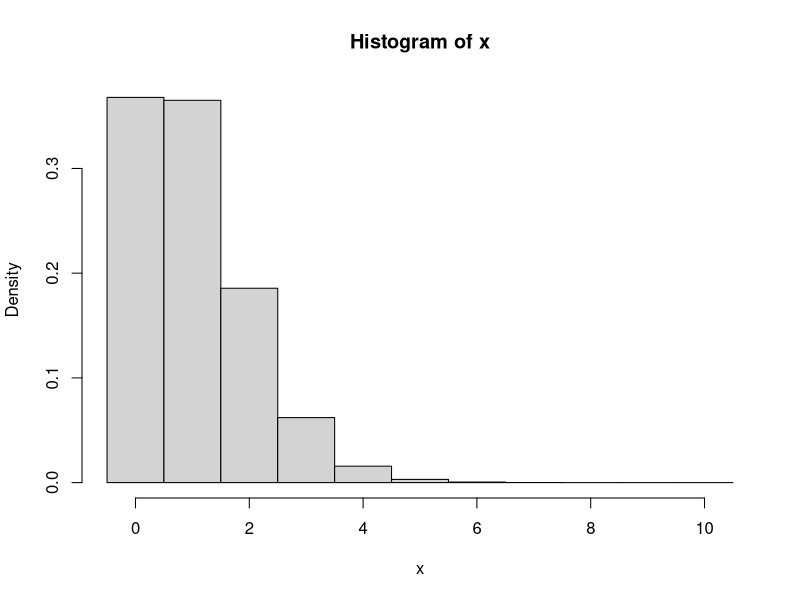
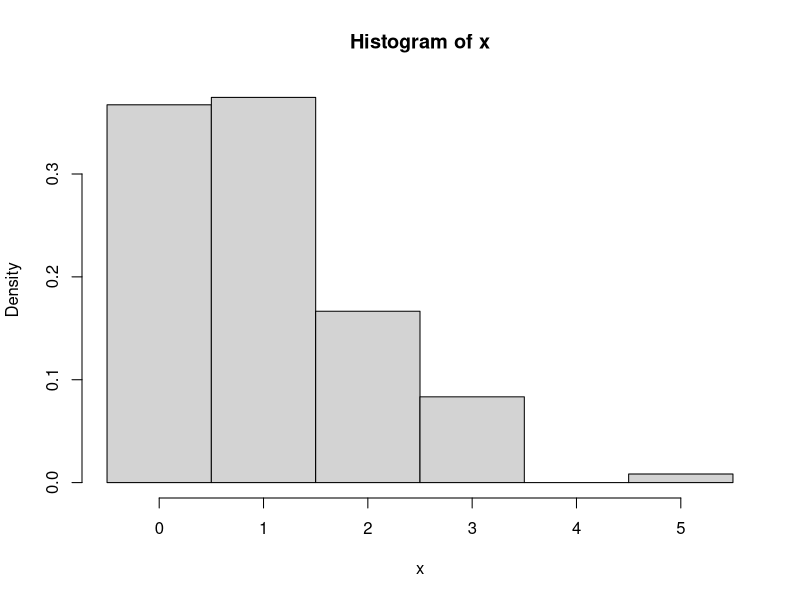
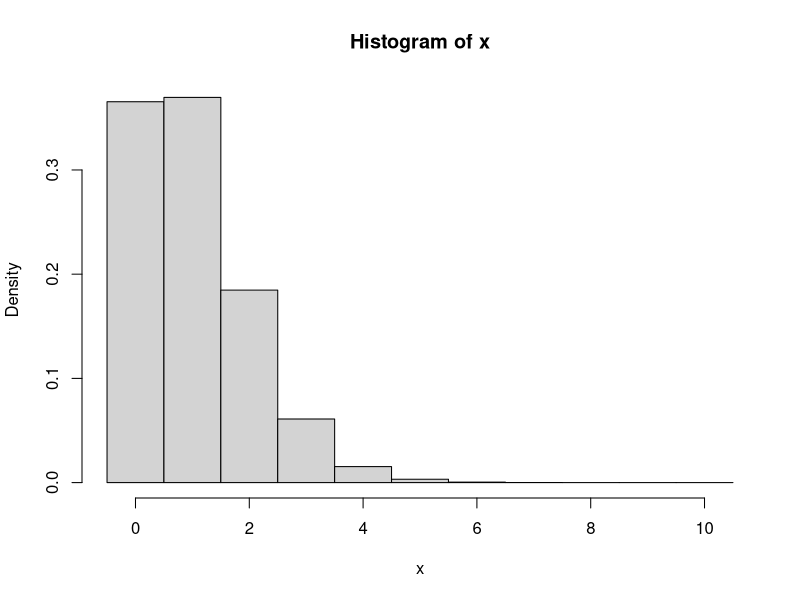
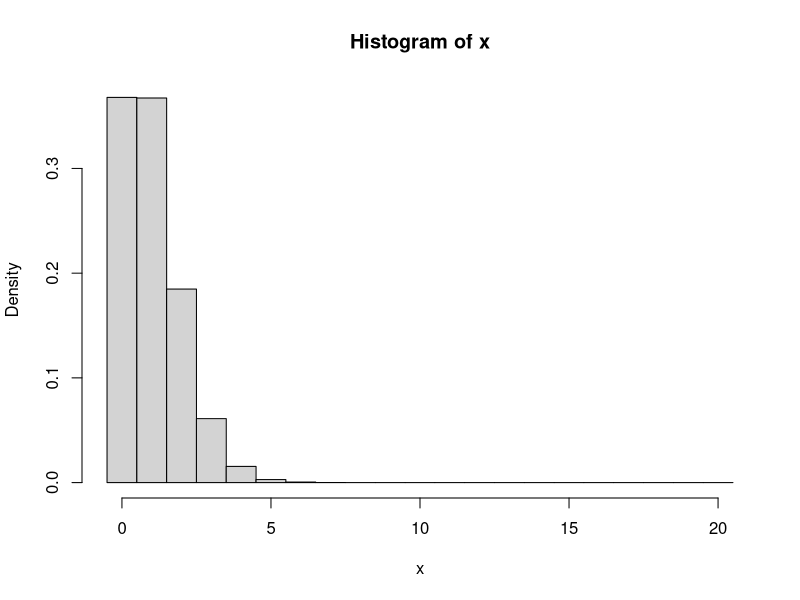
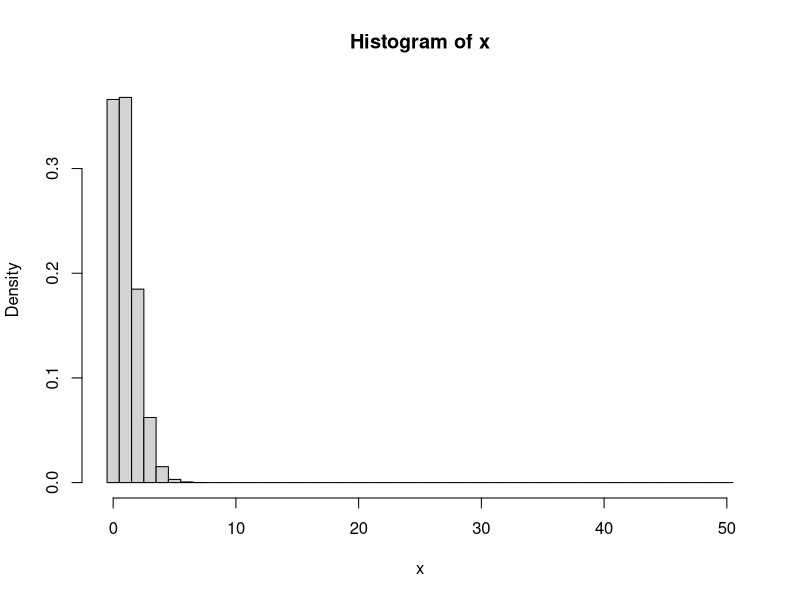
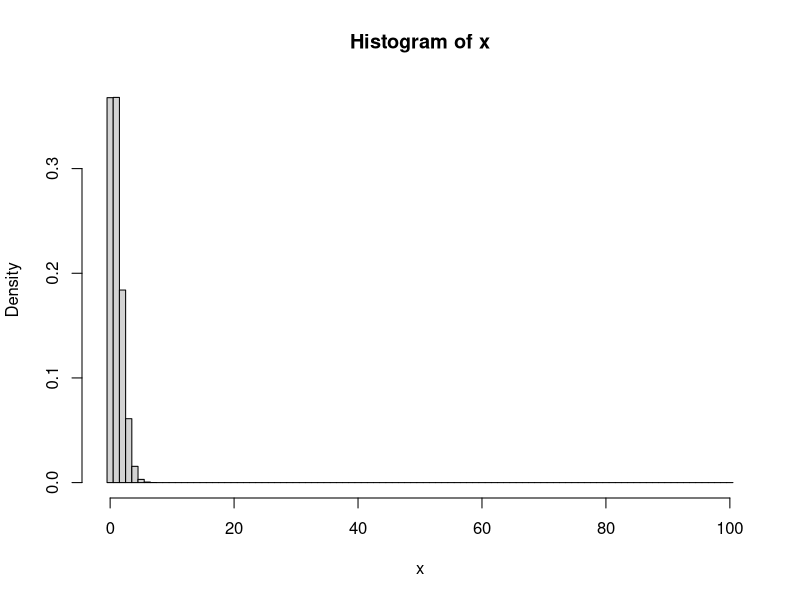
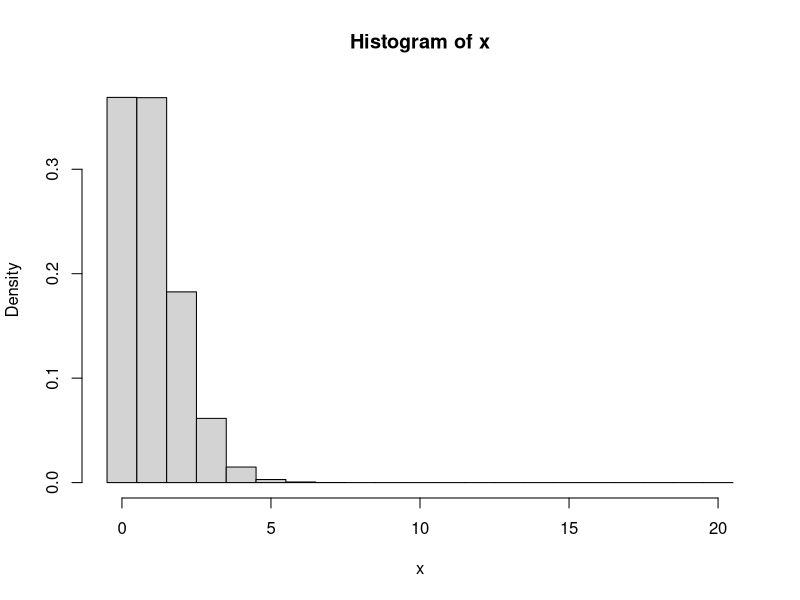
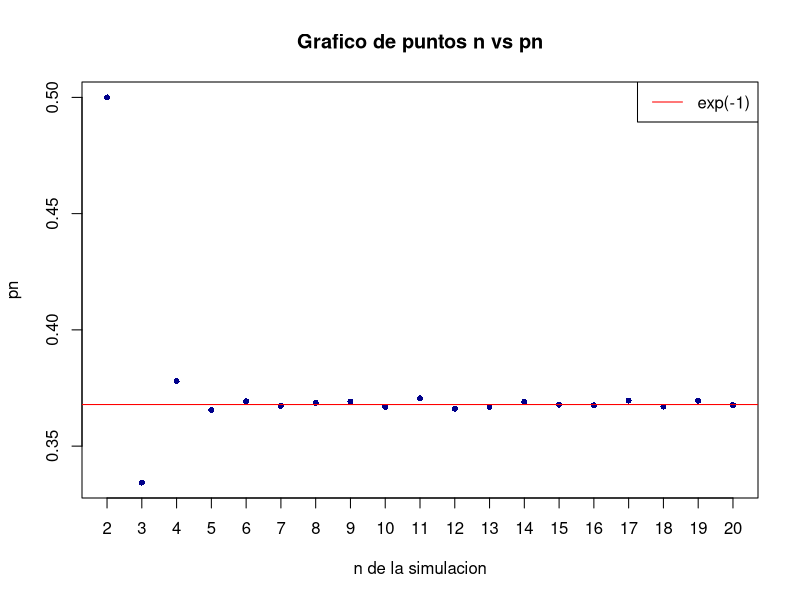

R code for these plots, in order:
# -----------------------------------------------------------------------------

# Modelado y Simulacion - TUIA - TP 01 - Donnarumma Cesar Julian

# Ejercicios Practicos

# -----------------------------------------------------------------------------

# -----------------------------------------------------------------------------

# Practica 01 - Ejercicio 8: Coincidencia de items

# Sobre una mesa hay diez cartas y diez sobres, uno correspondiente a cada carta. 
# Un asistente administrativo muy cansado coloca las cartas en los sobres al azar. 
# En este problema, interesa calcular la probabilidad de que ninguna carta sea 
# colocada en su sobre correspondiente, asi como el numero esperado de cartas 
# colocadas en los sobres correctos. El siguiente programa en R busca aproximar 
# estas cantidades mediante simulacion:

m = 100000 # Asigna a la variable m el valor 100000 (nro de repeticiones)
n = 10 # Asigna a la variable n el valor 10 (cantidad de cartas/sobres)
x = numeric(m) # Crea un vector numerico de m elementos y lo asiga a la
# variable x. Aqui luego se guardaran los resultados de guardar
# las cartas en sobres

for (i in 1:m) { # Bucle que hace las m simulaciones
  
  perm = sample(1:n, n) # Extrae una muestra sin reposicion de tamaño n (10) de 
  # la poblacion de 10 cartas.
  
  x[i] = sum(1:n == perm) # Se compara si el orden de las cartas (perm) extraidas
  # es el mismo que el de los sobres (ordenados del 1 al 10)
  # esto arroja vector logico donde TRUE=1 cuando coinciden, 
  # luego se suman la cantidad de coincidencias (cartas
  # bien guardadas) y guarda el resultado de la simulacion
  # la posicion i del vector x.
}

cutp = (0:(n+1)) - 0.5 # Se generan los valores que van a servir como 
# intervalos para el histograma.

hist(x, breaks = cutp, prob = T) # Se crea el histograma con el vector x
# que contiene la cantidad de coincidencias
# de cada iteracion agrupadas por intervalos
# calculados arriba

mean(x == 0) # Calculo de la proporcion de no coincidencias

mean(x) # Calcula la media de la distribucion generada

sd(x) # Calcula el desvio estandar de la distribucion generada

# ----------------------------------------------------------------------------

# 1. Explicar que es lo que hace cada una de las lineas del codigo anterior

# Resuelto directamente arriba

# ----------------------------------------------------------------------------

# 2. Ejecutar el programa con n=10 cartas y sobres, luego con n=5, y nuevamente 
# con n=20. Registrar y comparar los resultados obtenidos. Intuitivamente, 
# ¿como esperaria que varie la probabilidad de no coincidencia, llamemosle pn, 
# con n?

sim_cartas = function(n, flag=F) {
  
  m = 100000; x = numeric(m)
  
  for (i in 1:m) {
    perm = sample(1:n, n)
    x[i] = sum(1:n == perm)
  }
  
  pn = mean(x == 0)
  
  if (flag) {
    
    return(pn)
    
  } else {
    
    cutp = (0:(n+1)) - 0.5
    hist(x, breaks = cutp, prob = T)
    media = mean(x)
    desv_est = sd(x)
    return(list(pn, media, desv_est))
    
  }
  
}

# Simulacion con distintos valores de n
n_5 = sim_cartas(n=5)
n_10 = sim_cartas(n=10)
n_20 = sim_cartas(n=20)
# Agregamos mas valores de n solo para ver que pasa
n_50 = sim_cartas(n=50)
n_100 = sim_cartas(n=100)

# Tabla comparativa
comparacion = rbind(n_5, n_10, n_20, n_50, n_100)
colnames(comparacion) = c('pn', 'media', 'desv_est')
comparacion

# Rta: ¿como esperaria que varie pn con n? A menor cantidad de sobres esperaria
# mayor probabilidad de coincidencia, por lo tanto menor probabilidad
# de no coincidencia, y a mayor cantidad de sobres menor probabilidad
# de coincidencias y mayor de no coincidencia. Eso es lo que se me viene
# intuitivamente.
# De todos modos de la comparacion en la tabla comparativa generada arriba
# vemos que la probabilidad de no coincidencia se mantiene bastante estable
# en torno a 0.36 y su media y desv estandar denotan valores muy concentrados
# alrededor de 0, 1 y 2 lo cual se refleja en los histogramas.

# ----------------------------------------------------------------------------

# 3. Utilizando el principio de inclusion-exclusion, probar que:

#     1 − pn = 1 − 1/2! + 1/3! − ... + ( (−1)**(n+1) )/n!

# Funcion que utiliza el principio de inclusion-exclusion
inc_exc = function(n) {
  
  suma = 0
  
  for (i in 1:n) {
    termino = ( (-1)**(i+1) ) / factorial(i)
    suma <- suma + termino
  }
  
  return(suma)
  
}

# Volvemos a simular para calcular pn para n=20
pn_n20 = as.numeric(unlist(sim_cartas(n=20)[1]))

# Calculamos con el principio de inclusion-exclusion
inc_exc_n20 = inc_exc(n=20)

sprintf('1 - pn (simulacion n=20): %f', 1 - pn_n20)
sprintf('1 - pn (inclusion-exclusion n=20): %f', inc_exc_n20)

# Rta: por medio del algoritmo anterior se puede verificar que la igualdad
# es correcta.

# ----------------------------------------------------------------------------

# 4. Evaluar y graficar (en R) las probabilidades pn para n = 2, 3, ... , 10 y, 
# utilizando el desarrollo exponencial 
# e**x = 1 + x + (x**2)/2! + (x**3)/3! + ... , para todo x perteneciente a R, 
# deducir que pn ≈ 1 − e**1 = 0.6321... para n grande

# Evaluar las probabilidades pn para n= 2, ... , 10
# Lo abordaremos con la simualacion anterior.

# Valores de n (agregamos algunos mas para que se vea mejor en la grafica del final)
ns = 2:20

# Aca se guardan los valores de pn para los distintos n
pns = numeric(length(ns))

# Simulamos
for (i in ns) {
  pns[i-1] = sim_cartas(n=i, flag=T) 
}

# Segun la consigna pn ≈ 1 − e**-1 = 0.6321 para n grande:
1 - exp(-1)

# Pero segun las simulaciones pn se distribuye 0.36.. para n grande
pns
# y segun el despeje del punto anterior con el principio de inc-exc, 
# 1-pn = inc-exc -> 1-inc_exc = pn, tambien se distribuje 0.36 aprox
1-inc_exc_n20

# Si vemos que exp(-1) es igual a 0.3678


# Asumimos un error en la consigna del ejercicio y lo correcto seria decir que
# pn ≈ e**-1 = 0.3678 ... para n grande.

# Grafico
plot(ns, pns, pch = 16, cex = 0.8, xaxt = "n", col = "darkblue", 
     xlab = "n de la simulacion", ylab = "pn", main='Grafico de puntos n vs pn')
axis(1, at = ns, labels = ns)
abline(h = exp(-1), col = "red", lwd = 1)
legend("topright", legend = "exp(-1)", col = "red", lty = 1, lwd = 1)

# Rta: luego de la simulacion y de la correccion anterior sumado al grafico
# concluimos lo que dice el enunciado.

# ----------------------------------------------------------------------------

# 5. Si X es la v.a que cuenta el numero de coincidencias para n cartas y sobres, 
# puede probarse que para n "grande" su distribucion es aproximadamente 
# Pois(λ = 1) y, por lo tanto, E(X) = Var(X) ≈ 1. 
# Comparar numerica y graficamente estas probabilidades agregando el siguiente 
# codigo al de la simulacion:

# x.obs = sort(unique(x))
# cbind(’sim’ = prop.table(table(x)), ’Pois’ = round(dpois(x.obs, 1), 5))
# points(0:10, dpois(0:10, 1), pch = 19)

# Simulacion anterior
m = 100000; n = 10; x = numeric(m)
for (i in 1:m) {perm = sample(1:n, n); x[i] = sum(1:n == perm)}
cutp = (-1:n) - .5; hist(x, breaks = cutp, prob = T)
mean(x == 0); mean(x); sd(x)

x.obs = sort(unique(x))
cbind("sim" = prop.table(table(x)), "Pois" = round(dpois(x.obs, 1), 5))
points(0:10, dpois(0:10, 1), pch = 19)

# Rta: se puede observar en la tabla que las densidades en los valores 
# simulados y de la distribucion pois son muy similares, ademas en el 
# histograma la altura de las barras es tambien similar a la de las 
# densidades generadas con pois. Por lo que parece ser cierto lo que afirma
# el enunciado.

# -----------------------------------------------------------------------------

# -----------------------------------------------------------------------------

# Practica 01: Ejercicio 12 - Probabilidades de cobertura en IC para proporciones

# ---------------------------------------------------------------------------- 

# 1. Modificar el programa en R del Ejemplo sobre la probabilidad de 6 en un 
# dado, para verificar que la probabilidad (exacta) de cobertura del IC 
# correspondiente  a n = 30 y p = 0.79 es 0.88756... Tambien para n = 30, 
# hallar las probabilidades de cobertura para p = 1/6, 0.700 y 0.699.

# ---------------------------------------------------------------------------- 

# Funcion para reutilizar codigo:

prob_ic = function(p) { # p es la proporcion poblacional de cantidad de 6
  # en 30 tiradas
  
  n = 30 # cantidad de experimentos
  
  x = 0:n # vector con posibles valores de cantidad de 6 en 30 tiradas
  
  p.est = x/n # proporcion estimada
  
  alpha = .05 # fijamos riesgo
  
  z.alpha = qnorm(1-alpha/2) # 1.96 aprox. para alpha = 0.05
  
  error = z.alpha * sqrt(p.est * (1 - p.est) / n) # calculo del error para IC
  
  IC.izq = p.est - error # limite izquierdo de cada IC
  
  IC.der = p.est + error # limite derecho de cada IC
  
  prob = dbinom(x, n, p) # probabilidad exacta de X=x
  
  cober = (p >= IC.izq) & (p <= IC.der) # ¿p pertenece a cada IC?
  
  round(cbind(x, p.est, IC.izq, IC.der, prob, cober), 4)
  
  # Probabilidad de cobertura del IC
  prob[cober] # P{X=x} para x cuyos IC cubren p = 0.79
  
  return(sum(prob[cober])) # P(cobertura)
  
}

# ---------------------------------------------------------------------------- 

# n=30, p=0.79

prob_ic(p=0.79)

# Rta: Se verifica lo que dice el enunciado, la probabilidad de cobertura del IC
# es de 0.88756...

# ---------------------------------------------------------------------------- 

# n=30, p=1/6

prob_ic(p=1/6)

# Rta: Para p=1/6 la probabilidad de cobertura del IC es de 0.8905

# ----------------------------------------------------------------------------

# n=30, p=0.7

prob_ic(p=0.7)

# Rta: Para p=0.7 la probabilidad de cobertura del IC es de 0.9529

# ----------------------------------------------------------------------------

# n=30, p=0.699

prob_ic(p=0.699)

# Rta: Para p=0.699 la probabilidad de cobertura del IC es de 0.9076

# ----------------------------------------------------------------------------

# 2. Repetir lo anterior para un vector de valores de p de largo 2000, que 
# vaya de 1/30 a 1−(1/30) 
# ( en R: n = 30; m = 2000; p = seq(1/n, 1-1/n, length = m) ) y graficar las 
# probabilidades de cobertura correspondientes (ver Figura 1.6 y Ejemplos 
# 1.5 y 1.6 en el libro IPSGSwR).

prob_ic_2 = function(n) {
  
  p = seq(1/30, 1-1/30, length = 2000) # vector con las 2000 proporciones
  # poblacionales de cantidad de 6
  
  x = 0:n # vector con posibles valores de cantidad de 6 en 30 tiradas
  
  p.est = x/n # proporcion estimada
  
  alpha = .05 # fijamos riesgo
  
  z.alpha = qnorm(1-alpha/2) # 1.96 aprox. para alpha = 0.05
  
  error = z.alpha * sqrt(p.est * (1 - p.est) / n) # calculo del error para IC
  
  IC.izq = p.est - error # limite izquierdo de cada IC
  
  IC.der = p.est + error # limite derecho de cada IC
  
  p_ic = numeric(2000)
  
  for (i in 1:2000) {
    
    prob = dbinom(x, n, p[i]) # probabilidad exacta de X=x
    
    cober = (p[i] >= IC.izq) & (p[i] <= IC.der) # ¿p pertenece a cada IC?
    
    p_ic[i] = sum(prob[cober]) # P(cobertura)
    
  }
  
  x = sprintf('Proporcion de cantidades de 6 en %i tiradas', n)
  y = 'Prop. cant. int. que cubren el verdadero valor'
  
  
  # Crear el gráfico de puntos
  plot(p, p_ic, main="Gráfico de Puntos", xlab=x,
       ylab=y, pch=20, col="black", bg="black", cex=0.4)
  lines(p, p_ic, type = "l", col = "red")
  abline(h = 0.95, col = "blue", lty = 2)
  
  
}

prob_ic_2(30)

# ----------------------------------------------------------------------------

# 3. A partir de esta evidencia, ¿que parece ser mas comun: probabilidades de 
# cobertura por debajo del 95% o por encima del 95%? 
# En el Ejemplo visto en clase, la probabilidad de obtener un 6 es p = 1/6, 
# y 14/20 IC cubrieron p. ¿Es esto mejor, peor o aproximadamente lo esperado?

# Rta: a partir de la evidencia para ser mas comun probabilidades
# de cobertura por debajo del 95%.

# Teniendo en cuenta que para p=1/6 lo esperado es que el 0.8904 de los intervalos
# cubran el valor esperado, 0.7 (14/20) es peor de lo esperado.

prob_ic(p=1/6) # Calculo exacto de cantidad de intervalos que cubren el 
# verdadero valor del parametro

14/20 # Calculo por simulacion

# -----------------------------------------------------------------------------

# 4. Repetir el punto 2 pero para muestras de tamaño n = 50 y n = 100 
# (comparar con Figura 1.7 en IPSGSwR).

prob_ic_2(50)
# Con muestra de tamaño 50 tenemos mas cantidad de coberturas por encima del 95%

prob_ic_2(100)
# Con muestra de tamaño 100 tenemos mas cantidad de coberturas por encima del 95%

# La segunda figura es bastante parecida a la figura 1.7.

# -----------------------------------------------------------------------------

# -----------------------------------------------------------------------------

# Practica 02 - Ejercicio 10: Muestreando de una poblacion finita

# Se considera el experimento de lanzar 3 veces un dado equilibrado y se definen 
# las v.a X: "suma de los 3 dados" e Y que vale 1 si los dados coinciden y 0 si 
# no.

# -----------------------------------------------------------------------------

# 1. Simular el lanzamiento de 3 dados una vez. ¿Cuanto valen X e Y en la 
# simulacion? ¿Cuales son las probabilidades respectivas de estos resultados?

# Semilla para repetir la simulacion con mismos resultados
set.seed(1000)

# Simulamos la tirada de dados, x son los posibles valores, con reposicion
# porque una vez que sale un numero tiene que poder seguir saliendo
# y queremos 3 tiradas por eso size=3
dados = sample(x=1:6, size=3, replace = TRUE); dados

# Calculo de x que es la sumatoria de los valores que salieron en los 3 dados,
# se suman los valores del vector
x=sum(dados); x

# Comparacion logica para ver si coincideron en caso de si va a dar TRUE(1)
y=(dados[1] == dados[2]) & (dados[2] == dados[3]); y

# Calculo de probabilidades exactas:

# P(X=x): para calcular esta probabilidad exacta utilizamos un enfoque
# donde para cada posible valor de la suma de los 3 dados generamos
# todas las tiradas posibles, contamos cuantas veces da ese valor
# y por ultimo dividimos la cantidad de veces que dio ese valor por 
# la cantidad de combinaciones posibles teniendo en cuenta todos los dados

# Valores que puede tomar la suma
suma = 1:18

# Vector donde se guardaran las probabilidades exactas
probabilidades = numeric(18)


for (i in suma){ # Por cada posible valor que pueda dar la suma
  c=0 # Inicializamos el contador de veces que dio la suma correspondiente a i
  for (j in 1:6){ # Generamos todas las combinaciones para ver si coincide con
    for (k in 1:6){ # la suma
      for (l in 1:6){
        tirada=c(j,k,l) # Representa cada combinacion posible
        if (sum(tirada)==i) c = c+1 # Si la suma de la tirada es igual al valor
      }                           # para el que queremos calcular la probabilidad
    }                             # el contador suma
  }
  prob = c/6**3 # Luego las veces que se dio esa suma / la cantidad de combinaciones posibles de los dados es la probabilidad
  probabilidades[i]=prob # Guardamos el valor en el indice correspondiente a dicho valor de suma
}

# Por ultimo mostramos todos los valores posibles y sus probabilidades exactas
cbind(suma, probabilidades)

# P(Y=y): solamente en 6 casos de 6**3 pueden coincidir los 3 dados e Y ser 1
# por lo tanto la probabilidad exacta es 6/6**3 y para el caso P(Y=0) entonces
# 1-6/6**3

# Rta final: Abajo se muestran los resultados
print(paste('Tirada de dados:', toString(dados)))
sprintf('P(X=%d)=%4f', x, probabilidades[x])
sprintf('P(Y=%d)=%4f', y, ifelse(y==1, 6/6**3, 1-6/6**3))

# -----------------------------------------------------------------------------

# 2. Simular el lanzamiento de los 3 dados 10000 veces y aproximar las 
# distribuciones de X e Y con los valores simulados. Comparar numerica y 
# graficamente con los resultados exactos.

# Semilla para poder reproducir los mismos resultados
set.seed(1000)
# Cantidad de simulaciones
s=10000
# Lanzamientos de dados
dado_1 = sample(x=1:6, size=s, replace = TRUE); dado_1
dado_2 = sample(x=1:6, size=s, replace = TRUE); dado_2
dado_3 = sample(x=1:6, size=s, replace = TRUE); dado_3

# Calculo de X para cada simulacion
x= dado_1+dado_2+dado_3; x
# Calculo de Y para cada simulacion
y=(dado_1 == dado_2) & (dado_2 == dado_3); y


# Aproximacion de Y: 
y_1 = mean(y); y_1 # P(Y=1) es la sumatoria de 1s divido s (media)
y_0 = 1-y_1 # P(Y=0) le restamos a 1 P(Y=1)

# Comparacion numerica de exactas y aproximadas:
resultados_y = cbind(0:1, round(c(1-6/6**3, 6/6**3), 5), round(c(y_0, y_1),5))
colnames(resultados_y) = c("y", "prob exacta", "prob aproximada")
resultados_y

# Las distribuciones por simulacion y exacta son similares para Y.

# Aproximacion de X:
# Calculamos P(X=x) sacando la frecuencia relativa para cada valor
# en la simulacion
proporciones_aprox = prop.table(table(x))
proporciones_aprox <- as.numeric(proporciones_aprox)

# Comparacion numerica de exactas y aproximadas (las exactas ya las calculamos antes):
resultados_x = cbind(suma, round(probabilidades, 5), round(c(0,0,proporciones_aprox),5))
colnames(resultados_x) = c("x", "prob exacta", "prob aproximada")
resultados_x

# Comparacion en Histograma:
cortes = (1:18) + .5
hist(x, cortes,prob = T, ylab = "P(X=x)", xlab="x: suma", col = "skyblue", main = "", label = T)
axis(side = 1, at = 1:18, labels = 1:18)
points(1:18, probabilidades, pch = 19, col = "blue")

# Nuevamente tanto por tabla como graficamente, la distribuciones exactas
# y aproximadas para X son similares. Si aumentamos s a 600000 en X 
# se parecen mucho mas aun las distribuciones exactas y aproximadas.

# -----------------------------------------------------------------------------

# -----------------------------------------------------------------------------

# Practica 03 - Ejercicio 06: Otro mal generador y las consecuencias que trae

# Se considera m = 50000 valores ui=(r + 0·5)/d provenientes del generador con 
# a=1093; b=252; d=86436 y s=6. Intentaremos utilizar este generador para simular 
# lanzamientos de una moneda equilibrada.

# ------------------------------------------------------------------------------

# a) Para un n ≤ m particular, se puede usar el codigo sum(u[1:n] < 0.5)/n para 
# simular la proporcion de caras en los primeros n lanzamientos. Si los valores 
# ui son uniformes en el intervalo (0,1), entonces cada una de las n comparaciones 
# dentro del parentesis tiene una probabilidad de 1/2 de ser TRUE y, por lo tanto, 
# de contribuir con 1 a la suma. Evaluar esto para n = 10000, 20000, 30000, 40000 
# y 50000. Para cada n, el margen de error del 95 % es aproximadamente n**(1/2). 
# Mostrar que todos los valores estan dentro de este margen del valor verdadero 
# P{cara}=0.5. Por lo tanto, uno podria verse tentado a concluir que el generador 
# esta funcionando correctamente. Pero observar que todas estas proporciones
# estan por encima de 0.5, y por cantidades similares. Es esto una coincidencia 
# aleatoria o un patron? (ver parte c)).

# Parametros del generador
a=1093; b=252; d=86436; s=6
m = 50000
# Vector con resultados
r = numeric(m); r[1] = s

for (i in 1:(m-1)) r[i+1] = (a * r[i] + b) %% d # Generador

u = (r + 1/2) / d # A intervalo 0,1

length(unique(u)) # Periodo de 343

test_gen = function(n) {
  
  prop = sum(u[1:n] < 0.5)/n # De los primeros n valores tomamos los 
  # valores menores a 0.5 como cara, sumamos la 
  # cantidad y calculamos la proporcion
  print(sprintf("Proporcion de caras en la muestra: %f", prop))
  # Construccion de intervalos de confianza
  error = n**(-1/2) # Lo da la consigna, error con 95% de confianza
  # Limites
  lim_inf = prop-error
  lim_sup = prop+error
  # Comprobacion
  contiene_pi = (1/2 >= lim_inf) && (1/2 <= lim_sup)
  
  if (contiene_pi) { 
    print(sprintf("El valor de pi=0.5 ESTA contenido en el intervalo de confianza al 95/100 para n=%i", n))
  } else {
    print(sprintf("El valor de pi=0.5 NO ESTÁ contenido en el intervalo de confianza al 95/100 para n=%i", n))
  }
  
}

# Rta: aparentemente todo los intervalos construidos sobre la proporcion 
# estimada contienen el verdadero valor de la proporcion poblacional.

# Probamos el generador con los distintos valores de n
for (i in 1:5)
  test_gen(n=(i*10000))


# ------------------------------------------------------------------------------

# b) Este generador tiene serios problemas. Primero, ¿cuantos valores distintos 
# hay entre los m? Utilizar length(unique(r)). Entonces, este generador repite 
# unos pocos valores muchas veces en m = 50000 iteraciones. 
# En segundo lugar, el periodo depende en gran medida de la semilla s. 
# Reportar los resultados para  s = 2,8 y 17.

length(unique(r))

# Rta: El generador tiene un periodo de 343 valores distintos en m=50000

# ------------------ s=2 --------------------

a=1093; b=252; d=86436; s=2
m = 50000; r = numeric(m); r[1] = s
for (i in 1:(m-1)) r[i+1] = (a * r[i] + b) %% d
u = (r + 1/2) / d 
length(unique(u)) 

# Rta: El generador tiene un periodo de 1029 numeros distintos con s=2

# ------------------ s=8 --------------------

a=1093; b=252; d=86436; s=8
m = 50000; r = numeric(m); r[1] = s
for (i in 1:(m-1)) r[i+1] = (a * r[i] + b) %% d
u = (r + 1/2) / d 
length(unique(u)) 

# Rta: El generador tiene un periodo de 1029 numeros distintos con s=8

# ------------------ s=17 --------------------

a=1093; b=252; d=86436; s=17
m = 50000; r = numeric(m); r[1] = s
for (i in 1:(m-1)) r[i+1] = (a * r[i] + b) %% d
u = (r + 1/2) / d 
length(unique(u)) 

# Rta: El generador tiene un periodo de 147 numeros distintos con s=17

# ------------------------------------------------------------------------------

# c) Basado en este generador, el siguiente codigo crea un grafico de la proporcion 
# de caras en n lanzamientos para todos los valores n = 1, 2, ... , m. A modo de 
# comparacion, se hace lo mismo para los valores generados por runif (que luego 
# utiliza sample), que se sabe que simula de Unif(0,1) en forma precisa. Explicar 
# el codigo, ejecutar el programa y comentar los resultados. 
# En particular, ¿que te parece que sucederia hacia el borde derecho del grafico 
# si hubiera millones de iteraciones m? (aprenderemos mas sobre este tipo de graficos 
# en el tema siguiente).


a = 1093; b = 252; d = 86436; s = 6 # Parametros del generador
m = 50000 # Cantidad de lanzamientos
n = 1:m # Vector que representa el indice de cada lanzamiento
r = numeric(m) # Vector para guardar los resultados de los lanzamientos
r[1] = s # La semilla es el primer numero generado

for (i in 1:(m-1)) {r[i+1] = (a*r[i] + b) %% d} # Generacion de los m-1 numeros restantes

u = (r + 1/2)/d # Transformacion a intervalo 0,1

f = cumsum(u < .5)/n

# u < .5 vector logico que transforma los valores menores 0.5 en TRUE (cara)
# cumsum(u < .5) suma acumulada que representa el numero de caras acumuladas
# por indice del vector, seria el numero de caras que se obtuvo
# en la tirada del indice i

# cumsum(u < .5)/n proporcion (frec relativa) de caras en cada tirada (frec relativa
# de caras en el indice i)

plot(n, f, type="l", ylim = c(.49, .51), col = "red")
# grafico de puntos: eje x cantidad de tiradas, eje y proporcion de caras
abline(h = .5, col = "green") # linea horizontal en y=0.5 (probabilidad verdadera de que toque cara)

g = cumsum(sample(0:1, m, repl=T))/n
# En g pasa lo mismo que mas arriba pero con sample, se generan m tiradas de dados
# con reposicion, en el indice que indica cuantas tiradas se hicieron se suma la 
# cantidad de caras que salieron y luego por indice se genera la proporcion de caras

lines(n, g) # Se agrega la linea al grafico para cada indice

# Rta: al borde derecho del grafico si hubiera millones de iteraciones la grafica
# en el eje y va oscilar cada vez en un rango menor en torno a la proporcion de
# caras en el indice donde termina el periodo. Esto va a pasar porque a partir
# de ese punto los numeros empiezan a repetirse, la cantidad de caras son las mismas
# y en los indices que son multiplos del periodo la proporcion se repite.
# En la grafica con sample(runif) primero se puede notar que la linea no siempre
# es la misma (no esta seteada la semilla) pero ademas como el periodo es mucho
# mas largo la cantidad de caras no se empiezan a repetir en intervalos de "n"
# tiradas entonces a simple vista no hay un valor tan claro en y sobre el cual
# la grafique oscile tan perfectamente.

# ------------------------------------------------------------------------------

# ------------------------------------------------------------------------------

# Practica 03 - Ejercicio 7: Evaluacion del generador implementado en runif
# 
# En R, la sentencia runif(m) crea un vector de m observaciones simuladas de la 
# distribucion Unif(0,1). Observar que no se requiere ningun bucle explicito para 
# generar este vector.

# m = 10^6; u = runif(m)
# # genera 1 millon iid Unif(0,1)

# u1 = u[1:(m-2)]; u2 = u[2:(m-1)]; u3 = u[3:m] # 3 dimensiones
# par(mfrow = c(1, 2), pty = "s")
# plot(u1, u2, pch = ".", xlim = c(0, .1), ylim = c(0, .1))
# plot(u1[u3 < .01], u2[u3 < .01], pch = ".", xlim = c(0, 1), ylim = c(0, 1))
# par(mfrow = c(1, 1), pty = "m")

# ------------------------------------------------------------------------------

# a) Ejecutar el programa y comentar los resultados. Aproximadamente cuantos puntos 
# aparecen en cada grafico?

# Creacion de 1millon de numeros aleatorios en unif(0,1)
m = 10^6
u = runif(m)

# Grafico en 3 dimensiones
u1 = u[1:(m-2)]; u2 = u[2:(m-1)]; u3 = u[3:m]
par(mfrow = c(1, 2), pty = "s")
plot(u1, u2, pch = ".", xlim = c(0, .1), ylim = c(0, .1))
plot(u1[u3 < .01], u2[u3 < .01], pch = ".", xlim = c(0, 1), ylim = c(0, 1))
par(mfrow = c(1, 1), pty = "m")

# Rta: a simple vista no se detectan patrones en los graficos por lo que podemos
# hablar de independencia de a pares (cosa que ya sabiamos de la teoria).
# ¿Cuantos puntos aparecen en cada grafico? Si estamos hablando de que runif
# es uniforme en el intervalo (0,1) a intervalos de igual longitud dentro de (0,1)
# mismas proporciones. Lo graficos van de 0 a 0.1 la probabilidad en la distribucion
# uniforme es del ancho del intervalo por lo que estamos hablando de (10**6)*0.1,
# es decir (10**5), 100000 puntos.

# ------------------------------------------------------------------------------

# b) Realizar pruebas de bondad de ajuste chi-cuadrado, como en el Ejercicio 4, 
# basandose en el millon de observaciones uniformes simuladas.

# Calculo del estadistico chi-cuadrado
h = 10 # Cantidad de intervalos
E = m/h # Valor esperado por intervalo, tengo 60 numeros, 10 intervalos, espero 60/10 en cada intervalo
cut = (0:h)/h # Intervalos
N = hist(u, breaks=cut, plot=F)$counts # Agrupo por intervalos y saco el conteo por intervalo
Q = sum((N - E)^2/E) # Estadistico Q

( qchisq(.025,df=h-1) < Q ) && ( Q < qchisq(.975,df=h-1) )

# Rta: segun las pruebas de ajuste chi-cuadrado, el millon de observaciones
# simuladas corresponden a una distribucion uniforme (0,1)

# ------------------------------------------------------------------------------

# ------------------------------------------------------------------------------

# Practica 03 - Ejercicio 10: El metodo de la distribucion inversa: otro ejemplo 
# en la familia Beta
# 
# En el ejemplo visto en clase, utilizamos la funcion runif para simular de la 
# distribucion Beta(1/2, 1). En este ejercicio nos interesa simular de la 
# distribucion Beta(2, 1).

# -----------------------------------------------------------------------------

# b) Implementar el metodo anterior en R escribiendo un codigo que simule 100000 
# observaciones independientes de una v.a Beta(2, 1) y comparar el histograma 
# respectivo con la fdp de la distribucion objetivo.

# Valor del parametro Beta(α=2, 1)
alfa = 2

# Cantidad de valores generados
n = 100000

# Paso 1, generar valores en Unif (0, 1)
u = runif(n)

# Paso 2, pasar los valores uniformes generados antes por 
# x = Fx**(-1)(u) = u**(1/α=2)
x = u**(1/alfa) # Los valores en x son las simulaciones en la distribucion deseada

# Grafico
hist(x, prob = T, ylab = "Densidad", col = "darkgreen",
     main = "Histograma de valores \n simulados de Beta(2,1)")
# fdp
fX = function(u) 2*u
curve(fX(x), lwd = 2, col = 'red', add = T)

# Rta: como se ve puede observar en el grafico la funcion de densidad
# se corresponde con el histograma de los valores generados, lo que indica
# que los valores generados tienen distribucion Beta (2, 1).

# -----------------------------------------------------------------------------